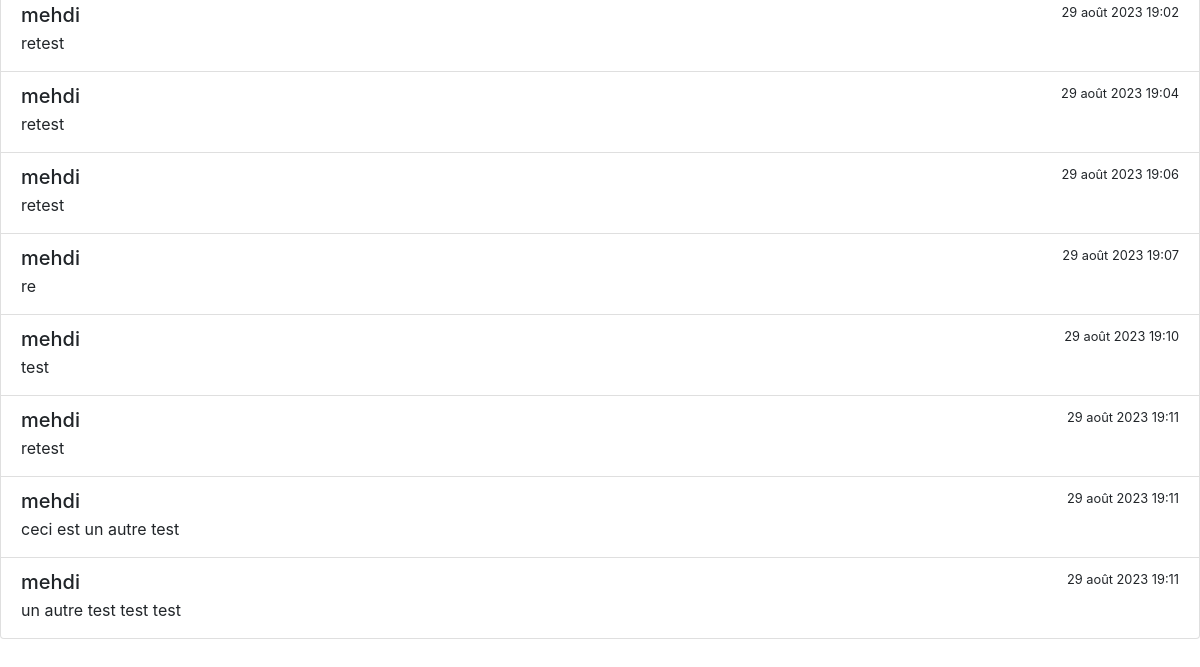
The app's page /forum (lower part), older data.
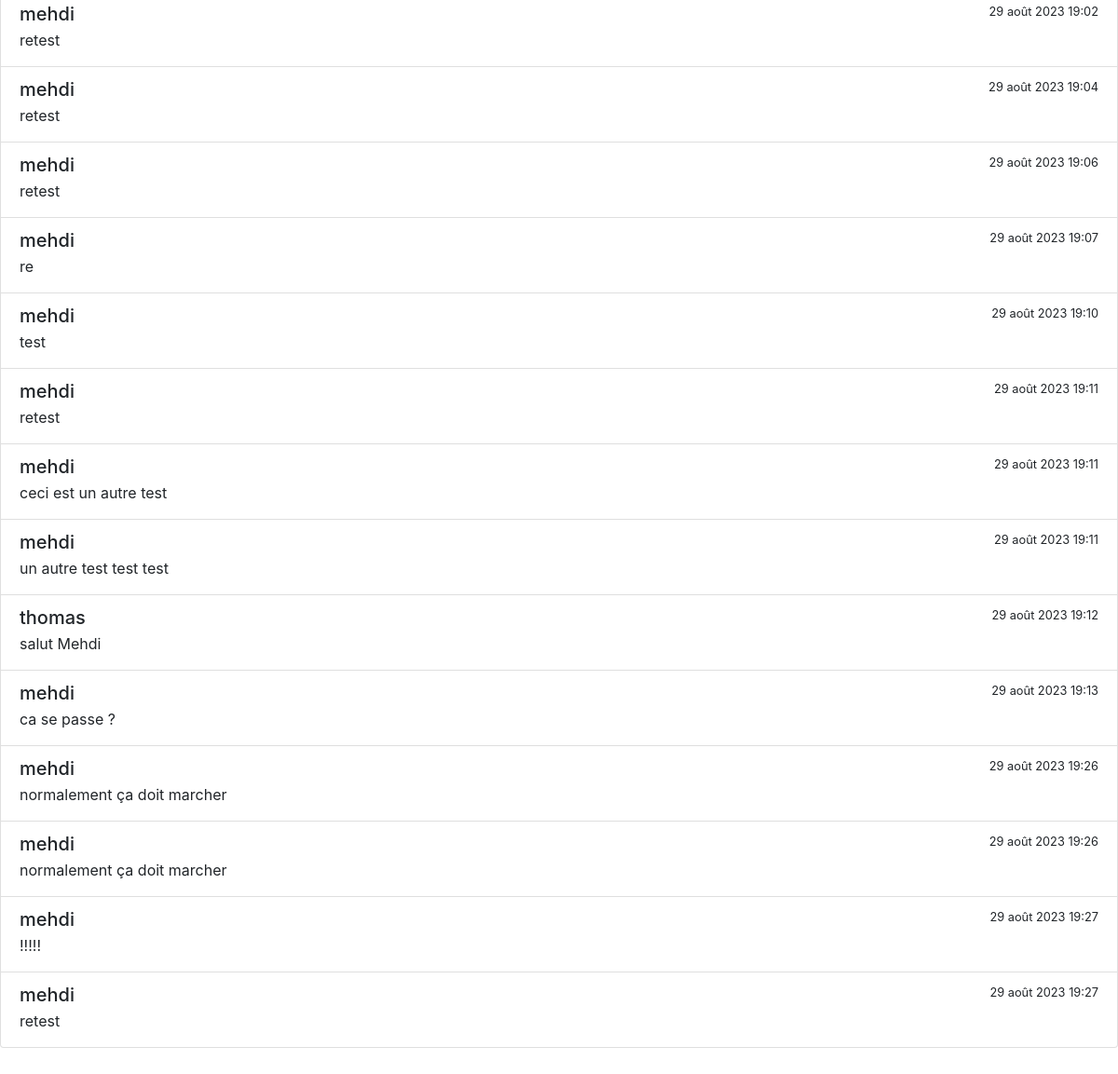
The same page, newer data.
### main/models.py (models this page shows, shortened)
class ChatMessage(models.Model):
    username=models.CharField(max_length=150)
    message=models.CharField(max_length=500)
    dateMessage=models.DateTimeField(auto_now=False, auto_now_add=True)

### main/views.py (the view)
# urls.py: path("forum",views.forum,name="forum"),
def forum(request):
	messages=ChatMessage.objects.all()
	print("nombre de message ---> ",len(messages))
	return render(request,template_name="forum.html",context={"messages":messages})

### main/templates/forum.html (shortened to what this page needs)
{% include "partials/header.html" with title_page="Accueil"%}
{% block content %}
    <div id="toReload">
        {% include 'partials/messageList.html' %}
    </div>
{% endblock %}

### main/templates/partials/messageList.html (shortened to what this page needs)
<div class="scroll-area-sm">
    <div class="list-group" id="groupMessage">
        {% for message in messages %}
        <a class="list-group-item list-group-item-action " aria-current="true">
            <div class="d-flex w-100 h-25 d-inline-block justify-content-between">
              <h5 class="mb-1">{{message.username}}</h5>
              <small>{{message.dateMessage}}</small>
            </div>
            <p class="mb-1">{{message.message}}</p>
        </a>
        {% endfor %}
    </div>
    </div>

Row changes from the older to the newer data that the page shows:
added ChatMessage: username "thomas", dateMessage "29 août 2023 19:12", message "salut Mehdi"
added ChatMessage: username "mehdi", dateMessage "29 août 2023 19:13", message "ca se passe ?"
added ChatMessage: username "mehdi", dateMessage "29 août 2023 19:26", message "normalement ça doit marcher"
added ChatMessage: username "mehdi", dateMessage "29 août 2023 19:26", message "normalement ça doit marcher"
added ChatMessage: username "mehdi", dateMessage "29 août 2023 19:27", message "!!!!!"
added ChatMessage: username "mehdi", dateMessage "29 août 2023 19:27", message "retest"
